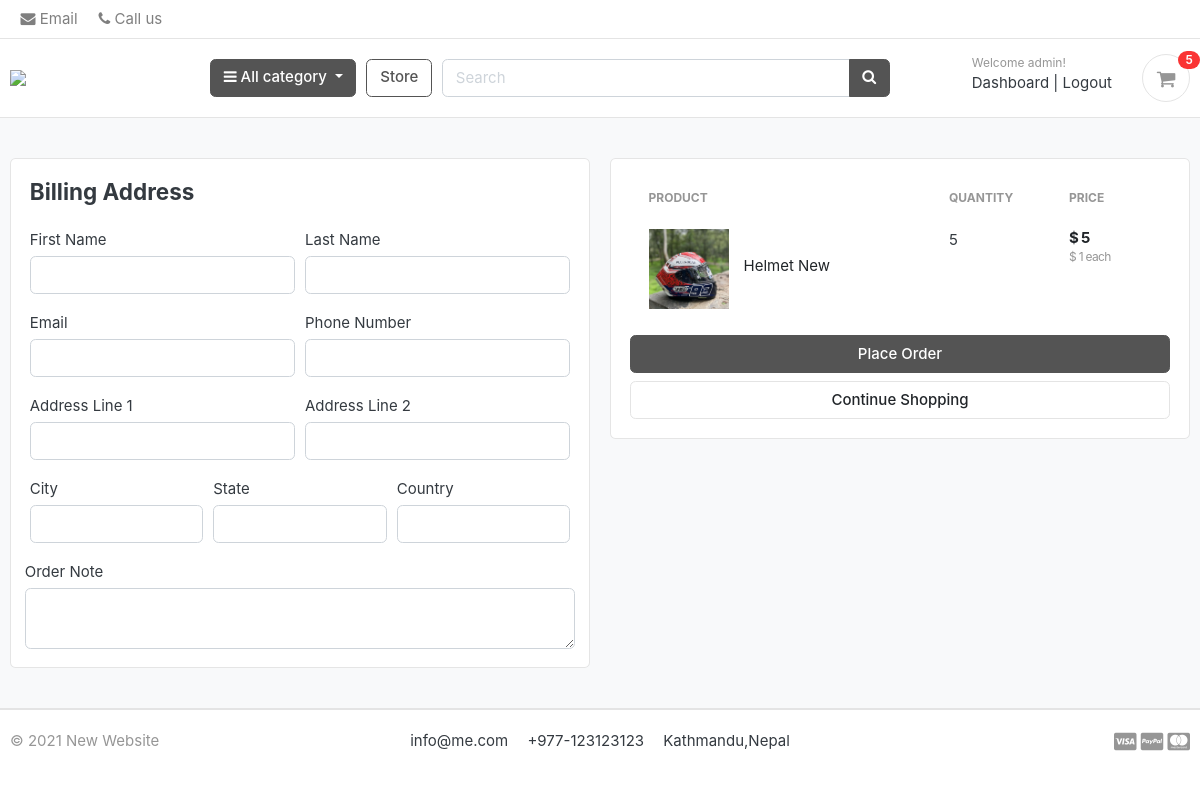
/cart/checkout/ (signed in), run on the app's committed database.
### accounts/models.py (models this page shows, shortened)
class Account(AbstractBaseUser):
    first_name      = models.CharField(max_length=50)
    last_name       = models.CharField(max_length=50)
    username        = models.CharField(max_length=50, unique=True)
    email           = models.EmailField(max_length=100, unique=True)
    phone_number    = models.CharField(max_length=50)
    date_joined     = models.DateTimeField(auto_now_add=True)
    last_login      = models.DateTimeField(auto_now_add=True)
    is_admin        = models.BooleanField(default=False)
    is_staff        = models.BooleanField(default=False)
    is_active        = models.BooleanField(default=False)
    is_superadmin        = models.BooleanField(default=False)
    USERNAME_FIELD = 'email'
    REQUIRED_FIELDS = ['username', 'first_name', 'last_name']
    objects = MyAccountManager()

### carts/models.py (models this page shows, shortened)
class CartItem(models.Model):
    user = models.ForeignKey(Account, on_delete=models.CASCADE, null=True)
    product = models.ForeignKey(Product, on_delete=models.CASCADE)
    variations = models.ManyToManyField(Variation, blank=True)
    cart    = models.ForeignKey(Cart, on_delete=models.CASCADE, null=True)
    quantity = models.IntegerField()
    is_active = models.BooleanField(default=True)
    def sub_total(self):
        return self.product.price * self.quantity

### store/models.py (models this page shows, shortened)
class Product(models.Model):
    product_name    = models.CharField(max_length=200, unique=True)
    slug            = models.SlugField(max_length=200, unique=True)
    description     = models.TextField(max_length=500, blank=True)
    price           = models.IntegerField()
    images          = models.ImageField(upload_to='photos/products')
    stock           = models.IntegerField()
    is_available    = models.BooleanField(default=True)
    category        = models.ForeignKey(Category, on_delete=models.CASCADE)
    created_date    = models.DateTimeField(auto_now_add=True)
    modified_date   = models.DateTimeField(auto_now=True)
    def get_url(self):
        return reverse('product_detail', args=[self.category.slug, self.slug])

### carts/views.py (the view)
# urls.py: path('checkout/', views.checkout, name='checkout'),
@login_required(login_url='login')
def checkout(request, total=0, quantity=0, cart_items=None):
    try:
        tax = 0
        grand_total = 0
        if request.user.is_authenticated:
            cart_items = CartItem.objects.filter(user=request.user, is_active=True)
        else:
            cart = Cart.objects.get(cart_id=_cart_id(request))
            cart_items = CartItem.objects.filter(cart=cart, is_active=True)
        for cart_item in cart_items:
            total += (cart_item.product.price * cart_item.quantity)
            quantity += cart_item.quantity
        tax = (2 * total)/100
        grand_total = total + tax
    except ObjectDoesNotExist:
        pass #just ignore
    context = {
        'total': total,
        'quantity': quantity,
        'cart_items': cart_items,
        'tax'       : tax,
        'grand_total': grand_total,
    }
    return render(request, 'store/checkout.html', context)

### carts/context_processors.py (called while the page is built)
def counter(request):
    cart_count = 0
    if 'admin' in request.path:
        return {}
    else:
        try:
            cart = Cart.objects.filter(cart_id=_cart_id(request))
            if request.user.is_authenticated:
                cart_items = CartItem.objects.all().filter(user=request.user)
            else:
                cart_items = CartItem.objects.all().filter(cart=cart[:1])
            for cart_item in cart_items:
                cart_count += cart_item.quantity
        except Cart.DoesNotExist:
            cart_count = 0
    return dict(cart_count=cart_count)

### carts/views.py (called while the page is built)
def _cart_id(request):
    cart = request.session.session_key
    if not cart:
        cart = request.session.create()
    return cart

### category/context_processors.py (called while the page is built)
def menu_links(request):
    links = Category.objects.all()
    return dict(links=links)

### category/models.py (called while the page is built)
    def get_url(self):
            return reverse('products_by_category', args=[self.slug])

### templates/store/checkout.html (shortened to what this page needs)
{% extends 'base.html' %}
{% load static %}
{% block content %}
<section class="section-content padding-y bg">
<div class="container">
<div class="row">
	<aside class="col-lg-6">
<div class="card">
  <div class="card-body">
    <h4 class="card-title mb-4">Billing Address</h4>
    <form action="{% url 'place_order' %}" method="POST">
      <div class="form-row">
        <div class="col form-group">
          <label for="">First Name</label>
          <input type="text" name="first_name" class="form-control" required>
        </div>
        <div class="col form-group">
          <label for="">Last Name</label>
          <input type="text" name="last_name" class="form-control" required>
        </div>
      </div>
      <div class="form-row">
        <div class="col form-group">
          <label for="">Email</label>
          <input type="email" name="email" class="form-control" required>
        </div>
        <div class="col form-group">
          <label for="">Phone Number</label>
          <input type="text" name="phone" class="form-control" required>
        </div>
      </div>
      <div class="form-row">
        <div class="col form-group">
          <label for="">Address Line 1</label>
          <input type="text" name="address_line_1" class="form-control" required>
        </div>
        <div class="col form-group">
          <label for="">Address Line 2</label>
          <input type="text" name="address_line_2" class="form-control">
        </div>
      </div>
      <div class="form-row">
        <div class="col form-group">
          <label for="">City</label>
          <input type="text" name="city" class="form-control" required>
        </div>
        <div class="col form-group">
          <label for="">State</label>
          <input type="text" name="state" class="form-control" required>
        </div>
        <div class="col form-group">
          <label for="">Country</label>
          <input type="text" name="country" class="form-control" required>
        </div>
        </div>
        <div class="form-row">
          <label for="">Order Note</label>
          <textarea name="order_note" rows="2" class="form-control"></textarea>
        </div>
  </div>
</div>
	</aside>
	<aside class="col-lg-6">
		<div class="card">
		<div class="card-body">
      <table class="table table-borderless table-shopping-cart">
      <thead class="text-muted">
      <tr class="small text-uppercase">
        <th scope="col">Product</th>
        <th scope="col" width="120">Quantity</th>
        <th scope="col" width="120">Price</th>
      </tr>
      </thead>
      <tbody>
      {% for cart_item in cart_items %}
      <tr>
      	<td>
      		<figure class="itemside align-items-center">
      			<div class="aside"><img src="{{ cart_item.product.images.url }}" class="img-sm"></div>
      			<figcaption class="info">
      				<a href="{{ cart_item.product.get_url }}" class="title text-dark">{{ cart_item.product.product_name }}</a>
      			</figcaption>
      		</figure>
      	</td>
      	<td>
      				<label for="">{{cart_item.quantity}}</label>
      	</td>
      	<td>
      		<div class="price-wrap">
      			<var class="price">$ {{ cart_item.sub_total }}</var>
      			<small class="text-muted"> $ {{ cart_item.product.price }} each </small>
      		</div>
      	</td>
      </tr>
      {% endfor %}
      </tbody>
      </table>
      <button type="submit" name="submit" class="btn btn-secondary btn-block">Place Order</button>
			<a href="{% url 'store' %}" class="btn btn-light btn-block">Continue Shopping</a>
		</div>
		</div>
</aside>
</div>
</div>
</section>
{% endblock %}

### templates/includes/navbar.html (shortened to what this page needs)
{% load static %}
<header class="section-header">
<nav class="navbar p-md-0 navbar-expand-sm navbar-light border-bottom">
<div class="container">
  <div class="collapse navbar-collapse" id="navbarTop4">
    <ul class="navbar-nav">
    <li><a href="#" class="nav-link"> <i class="fa fa-envelope"></i> Email </a></li>
    <li><a href="#" class="nav-link"> <i class="fa fa-phone"></i> Call us </a></li>
  </ul>
  </div>
</div>
</nav>
<section class="header-main border-bottom">
  <div class="container">
<div class="row align-items-center">
  <div class="col-lg-2 col-md-3 col-6">
    <a href="{% url 'home' %}" class="brand-wrap">
      <img class="logo" src="https://www.clipartmax.com/png/full/119-1190563_logo-design-for-motorbike-motorcycle-logo-design-png.png">
    </a>
  </div>
  <div class="col-lg col-sm col-md col-6 flex-grow-0" id="categories">
    <div class="category-wrap dropdown d-inline-block float-right" id="category">
      <button type="button" class="btn btn-secondary dropdown-toggle" data-toggle="dropdown">
        <i class="fa fa-bars"></i> All category
      </button>
    </div>
  </div>
  <a href="{% url 'store' %}" class="btn btn-outline-secondary" id="store">Store</a>
  <div class="col-lg  col-md-6 col-sm-12 col" id="search">
    <form action="{% url 'search' %}" class="search" method='GET'>
      <div class="input-group w-100" id="searchbar">
          <input type="text" class="form-control" style="width:60%;" placeholder="Search" name="keyword">
          <div class="input-group-append">
            <button class="btn btn-secondary" type="submit">
              <i class="fa fa-search"></i>
            </button>
          </div>
        </div>
    </form>
  </div>
  <div class="col-lg-3 col-sm-6 col-8 order-2 order-lg-3">
        <div class="d-flex justify-content-end mb-3 mb-lg-0">
          {% if user.id is None %}
          <div class="widget-header" id="widget">
          <div id="nav-widget">
              <small class="title text-muted" >Welcome guest!</small>
              <a href="{% url 'login' %}"><i class="far fa-user-circle pl-2"></i>Login</a>
          </div>
          </div>
          {% else %}
          <div class="widget-header">
            <small class="title text-muted">Welcome {{user.first_name}}!</small>
            <div>
              <a href="{% url 'dashboard' %}">Dashboard</a> <span class="dark-transp"> | </span>
              <a href="{% url 'logout' %}"> Logout</a>
            </div>
          </div>
          {% endif %}
          <a href="{% url 'cart' %}" class="widget-header pl-3 ml-3" id="nav-cart">
            <div class="icon icon-sm rounded-circle border cart-head"><i class="fa fa-shopping-cart"></i></div>
            <span class="badge badge-pill badge-warning notify" id="count">{{cart_count}}</span>
          </a>
        </div>
      </div>
</div>
  </div>
</section>
</header>

### static/css/ui.css (style rules this page uses)
html { font-family: "Inter", sans-serif; font-size: 15px; }
.price-wrap { letter-spacing: -0.7px; }
.icon-xs, .icon-sm, .icon-md, .icon-lg { display: inline-block; text-align: center; flex-shrink: 0; flex-grow: 0; }
.icon-sm { width: 48px; height: 48px; line-height: 48px !important; font-size: 20px; }
.img-xs, .img-sm, .img-md, .img-lg { -o-object-fit: cover; object-fit: cover; flex-shrink: 0; flex-grow: 0; }
.img-sm { width: 80px; height: 80px; }
.padding-y { padding-top: 40px; padding-bottom: 40px; }
var { font-style: normal; }
figure { margin-bottom: 0; }
article:after, .form-group:after { display: block; clear: both; content: ""; }
.bg { background-color: #f8f9fa; }
.header-main { position: relative; padding-top: 1rem; padding-bottom: 1rem; }
.brand-wrap .logo, .navbar-brand .logo { margin-right: 7px; max-height: 42px; display: inline-block; }
.widget-header { display: inline-block; vertical-align: middle; position: relative; }
.widget-header a { color: #343a40; }
.widget-header i { color: #969696; }
.widget-header .title { display: block; }
.widget-header .notify { position: absolute; top: -3px; right: -10px; }
.btn-light { background-color: #fff; border-color: #e4e4e4; }
.itemside { position: relative; display: flex; width: 100%; }
.itemside .aside { position: relative; flex-shrink: 0; }
.itemside .info { padding-left: 15px; padding-right: 7px; }
.itemside .title { display: block; margin-bottom: 5px; color: #212529; }
.notify { position: absolute; top: -4px; right: -10px; display: inline-block; padding: 0.25em 0.6em; font-size: 12px; line-height: 1; text-align: center; border-radius: 3rem; color: #fff; background-color: #fa3434; }
.price { font-weight: 600; color: #212529; }
.table-shopping-cart.table td, .table-shopping-cart.table th { padding-left: 1.25rem; padding-right: 1.25rem; }
.table-shopping-cart .price-wrap { line-height: 1.2; }
.table-shopping-cart .price { font-weight: bold; margin-right: 5px; display: block; }

### data on the page
Account: first_name "admin"
CartItem: product.images (picture), product.product_name "Helmet New", quantity "5", sub_total "5", product.price "1"

### other printed values
{{ cart_count }} "5"
